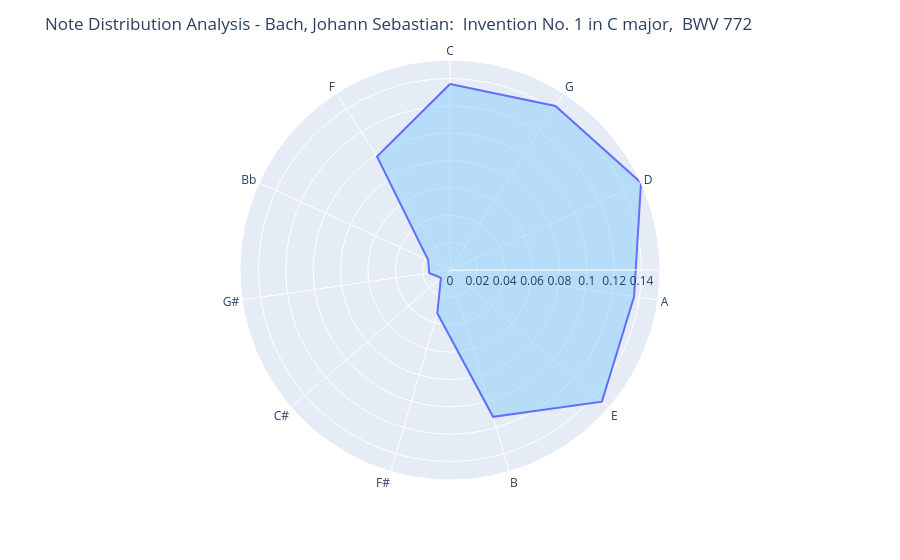

Notebook source saved alongside this figure:
### Code cell
df = note_counts.copy()
counted_notes_sorted = df.groupby('Note')['Scaled_Count'].sum().reset_index()

# sort to match pitch_class_order so the line is drawn in the correct sequence
counted_notes_sorted['Note'] = pd.Categorical(counted_notes_sorted['Note'], 
                                               categories=fifths, 
                                               ordered=True)
# drop anything not in the pitch list (e.g. 'Rest'), which would become NaN and break the closed line
counted_notes_sorted = counted_notes_sorted.dropna(subset=['Note'])
# rescale so the remaining pitches sum to 1
counted_notes_sorted['Scaled_Count'] = counted_notes_sorted['Scaled_Count'] / counted_notes_sorted['Scaled_Count'].sum()
counted_notes_sorted = counted_notes_sorted.sort_values('Note').reset_index(drop=True)

# keep only the pitches that occur in this piece, in the order given by fifths
notes_present = [n for n in fifths if n in counted_notes_sorted['Note'].values]


fig = px.line_polar(
    counted_notes_sorted, 
    r='Scaled_Count',                           
    theta='Note',                              
    line_close=True,
    color='Title' if 'Title' in counted_notes_sorted.columns else None,
    category_orders={'Note': notes_present}
)
fig.update_traces(fill='toself', fillcolor='rgba(135, 206, 250, 0.5)')
fig.update_layout(title=f"Note Distribution Analysis - {piece.metadata['composer']}:  {piece.metadata['title']}")
fig.show()

### Figure 1 — Plotly figure (JSON) as saved in the notebook; plotly's stock layout.template omitted (floating-point values rounded to 4 significant figures)
{"data": [{"fill": "toself", "fillcolor": "rgba(135, 206, 250, 0.5)", "hovertemplate": "Scaled_Count=%{r}<br>Note=%{theta}<extra></extra>", "legendgroup": "", "line": {"color": "#636efa", "dash": "solid"}, "marker": {"symbol": "circle"}, "mode": "lines", "name": "", "r": [0.136, 0.1425, 0.1535, 0.136, 0.1469, 0.1118, 0.03289, 0.008772, 0.01535, 0.01754, 0.09868, 0.136], "showlegend": false, "subplot": "polar", "theta": ["C", "G", "D", "A", "E", "B", "F#", "C#", "G#", "Bb", "F", "C"], "type": "scatterpolar"}], "layout": {"legend": {"tracegroupgap": 0}, "margin": {"t": 60}, "polar": {"angularaxis": {"categoryarray": ["C", "G", "D", "A", "E", "B", "F#", "C#", "G#", "Bb", "F"], "categoryorder": "array", "direction": "clockwise", "rotation": 90}, "domain": {"x": [0, 1], "y": [0, 1]}}, "title": {"text": "Note Distribution Analysis - Bach, Johann Sebastian:  Invention No. 1 in C major,  BWV 772"}}}
